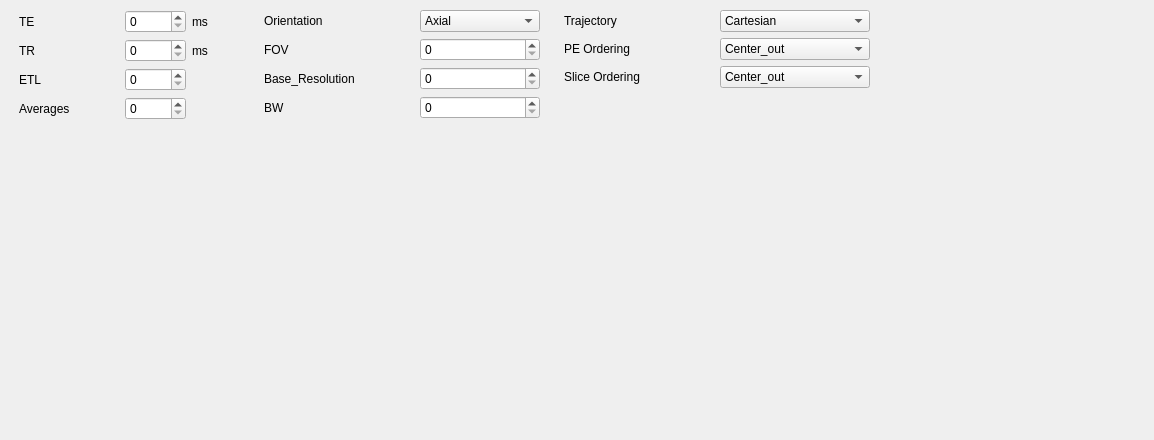
<?xml version="1.0" encoding="UTF-8"?>
<ui version="4.0">
 <class>Form</class>
 <widget class="QWidget" name="Form">
  <property name="geometry">
   <rect>
    <x>0</x>
    <y>0</y>
    <width>1154</width>
    <height>440</height>
   </rect>
  </property>
  <property name="windowTitle">
   <string>Form</string>
  </property>
  <widget class="QLabel" name="label_8">
   <property name="geometry">
    <rect>
     <x>534</x>
     <y>46</y>
     <width>16</width>
     <height>16</height>
    </rect>
   </property>
   <property name="text">
    <string/>
   </property>
  </widget>
  <widget class="QWidget" name="layoutWidget">
   <property name="geometry">
    <rect>
     <x>19</x>
     <y>10</y>
     <width>851</width>
     <height>483</height>
    </rect>
   </property>
   <layout class="QHBoxLayout" name="horizontalLayout">
    <item>
     <layout class="QGridLayout" name="gridLayout">
      <item row="1" column="1">
       <widget class="QSpinBox" name="TRSpinBox">
        <property name="maximum">
         <number>10000</number>
        </property>
       </widget>
      </item>
      <item row="0" column="1">
       <widget class="QSpinBox" name="TESpinBox">
        <property name="maximum">
         <number>10000</number>
        </property>
       </widget>
      </item>
      <item row="4" column="0">
       <spacer name="verticalSpacer">
        <property name="orientation">
         <enum>Qt::Vertical</enum>
        </property>
        <property name="sizeHint" stdset="0">
         <size>
          <width>20</width>
          <height>40</height>
         </size>
        </property>
       </spacer>
      </item>
      <item row="0" column="0">
       <widget class="QLabel" name="label">
        <property name="minimumSize">
         <size>
          <width>100</width>
          <height>0</height>
         </size>
        </property>
        <property name="text">
         <string>TE</string>
        </property>
       </widget>
      </item>
      <item row="1" column="0">
       <widget class="QLabel" name="label_2">
        <property name="text">
         <string>TR</string>
        </property>
       </widget>
      </item>
      <item row="1" column="2">
       <widget class="QLabel" name="label_4">
        <property name="text">
         <string>ms</string>
        </property>
       </widget>
      </item>
      <item row="0" column="2">
       <widget class="QLabel" name="label_3">
        <property name="text">
         <string>ms</string>
        </property>
       </widget>
      </item>
      <item row="2" column="0">
       <widget class="QLabel" name="label_14">
        <property name="text">
         <string>ETL</string>
        </property>
       </widget>
      </item>
      <item row="3" column="0">
       <widget class="QLabel" name="label_5">
        <property name="text">
         <string>Averages</string>
        </property>
       </widget>
      </item>
      <item row="2" column="1">
       <widget class="QSpinBox" name="ETL_SpinBox"/>
      </item>
      <item row="3" column="1">
       <widget class="QSpinBox" name="NSA_SpinBox"/>
      </item>
     </layout>
    </item>
    <item>
     <spacer name="horizontalSpacer_2">
      <property name="orientation">
       <enum>Qt::Horizontal</enum>
      </property>
      <property name="sizeType">
       <enum>QSizePolicy::Fixed</enum>
      </property>
      <property name="sizeHint" stdset="0">
       <size>
        <width>18</width>
        <height>20</height>
       </size>
      </property>
     </spacer>
    </item>
    <item>
     <layout class="QGridLayout" name="gridLayout_2">
      <item row="0" column="0">
       <widget class="QLabel" name="label_7">
        <property name="text">
         <string>Orientation</string>
        </property>
       </widget>
      </item>
      <item row="0" column="1">
       <widget class="QComboBox" name="Orientation_ComboBox">
        <property name="minimumSize">
         <size>
          <width>120</width>
          <height>0</height>
         </size>
        </property>
        <property name="currentText">
         <string>Axial</string>
        </property>
        <item>
         <property name="text">
          <string>Axial</string>
         </property>
        </item>
        <item>
         <property name="text">
          <string>Coronal</string>
         </property>
        </item>
        <item>
         <property name="text">
          <string>Sagittal</string>
         </property>
        </item>
       </widget>
      </item>
      <item row="1" column="0">
       <widget class="QLabel" name="label_6">
        <property name="minimumSize">
         <size>
          <width>100</width>
          <height>0</height>
         </size>
        </property>
        <property name="text">
         <string>FOV</string>
        </property>
       </widget>
      </item>
      <item row="1" column="1">
       <widget class="QSpinBox" name="FOV_SpinBox">
        <property name="minimumSize">
         <size>
          <width>120</width>
          <height>0</height>
         </size>
        </property>
        <property name="maximum">
         <number>99999</number>
        </property>
       </widget>
      </item>
      <item row="2" column="0">
       <widget class="QLabel" name="label_9">
        <property name="minimumSize">
         <size>
          <width>150</width>
          <height>0</height>
         </size>
        </property>
        <property name="text">
         <string>Base_Resolution</string>
        </property>
       </widget>
      </item>
      <item row="2" column="1">
       <widget class="QSpinBox" name="Base_Resolution_SpinBox">
        <property name="minimumSize">
         <size>
          <width>120</width>
          <height>0</height>
         </size>
        </property>
        <property name="maximum">
         <number>99999</number>
        </property>
       </widget>
      </item>
      <item row="3" column="0">
       <widget class="QLabel" name="label_10">
        <property name="text">
         <string>BW</string>
        </property>
       </widget>
      </item>
      <item row="3" column="1">
       <widget class="QSpinBox" name="BW_SpinBox">
        <property name="minimumSize">
         <size>
          <width>120</width>
          <height>0</height>
         </size>
        </property>
        <property name="maximum">
         <number>99999</number>
        </property>
       </widget>
      </item>
      <item row="4" column="0">
       <spacer name="verticalSpacer_2">
        <property name="orientation">
         <enum>Qt::Vertical</enum>
        </property>
        <property name="sizeHint" stdset="0">
         <size>
          <width>20</width>
          <height>352</height>
         </size>
        </property>
       </spacer>
      </item>
     </layout>
    </item>
    <item>
     <spacer name="horizontalSpacer_3">
      <property name="orientation">
       <enum>Qt::Horizontal</enum>
      </property>
      <property name="sizeType">
       <enum>QSizePolicy::Minimum</enum>
      </property>
      <property name="sizeHint" stdset="0">
       <size>
        <width>18</width>
        <height>20</height>
       </size>
      </property>
     </spacer>
    </item>
    <item>
     <layout class="QGridLayout" name="gridLayout_3">
      <item row="2" column="0">
       <widget class="QLabel" name="label_15">
        <property name="minimumSize">
         <size>
          <width>150</width>
          <height>0</height>
         </size>
        </property>
        <property name="text">
         <string>Slice Ordering</string>
        </property>
       </widget>
      </item>
      <item row="1" column="0">
       <widget class="QLabel" name="label_12">
        <property name="minimumSize">
         <size>
          <width>150</width>
          <height>0</height>
         </size>
        </property>
        <property name="text">
         <string>PE Ordering</string>
        </property>
       </widget>
      </item>
      <item row="2" column="1" colspan="2">
       <widget class="QComboBox" name="Slice_Ordering_ComboBox">
        <property name="minimumSize">
         <size>
          <width>150</width>
          <height>0</height>
         </size>
        </property>
        <item>
         <property name="text">
          <string>Center_out</string>
         </property>
        </item>
        <item>
         <property name="text">
          <string>Linear_up</string>
         </property>
        </item>
       </widget>
      </item>
      <item row="1" column="1" colspan="2">
       <widget class="QComboBox" name="PE_Ordering_ComboBox">
        <property name="minimumSize">
         <size>
          <width>150</width>
          <height>0</height>
         </size>
        </property>
        <item>
         <property name="text">
          <string>Center_out</string>
         </property>
        </item>
        <item>
         <property name="text">
          <string>Linear_up</string>
         </property>
        </item>
       </widget>
      </item>
      <item row="0" column="0">
       <widget class="QLabel" name="label_11">
        <property name="minimumSize">
         <size>
          <width>150</width>
          <height>0</height>
         </size>
        </property>
        <property name="text">
         <string>Trajectory</string>
        </property>
       </widget>
      </item>
      <item row="0" column="1" colspan="2">
       <widget class="QComboBox" name="Trajectory_ComboBox">
        <property name="minimumSize">
         <size>
          <width>150</width>
          <height>0</height>
         </size>
        </property>
        <item>
         <property name="text">
          <string>Cartesian</string>
         </property>
        </item>
       </widget>
      </item>
      <item row="3" column="1">
       <spacer name="verticalSpacer_3">
        <property name="orientation">
         <enum>Qt::Vertical</enum>
        </property>
        <property name="sizeHint" stdset="0">
         <size>
          <width>20</width>
          <height>238</height>
         </size>
        </property>
       </spacer>
      </item>
     </layout>
    </item>
   </layout>
  </widget>
 </widget>
 <resources/>
 <connections/>
</ui>
